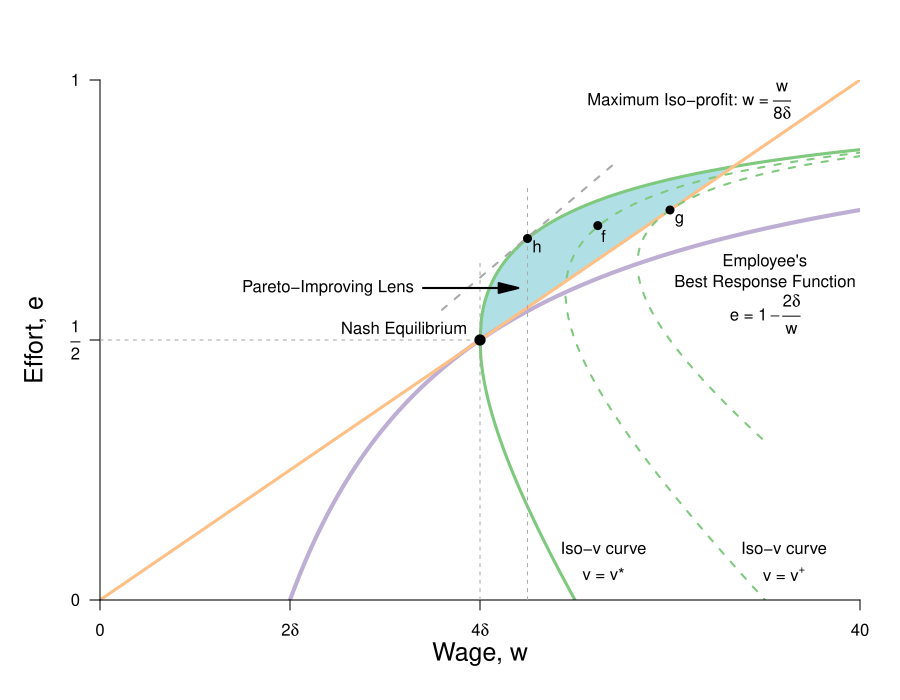

Recreate this plot in R.
require(ggplot2)
require(shape)
pdf(file = "bfh-textbook/employment/employment_fig3.pdf", width = 9, height = 7)

#Set parameters for graphics
axislabelsize <- 1.5
graphlinewidth <- 3

COL <- c("#7fc97f", "#beaed4", "#fdc086", "#ffff99", "#386cb0", "#f0027f", "#bf5b17", "#666666")
COLA <- c("#99d8c9","#66c2a4","#41ae76", "#238b45", "#005824")
COLB <- c("#4eb3d3", "#2b8cbe", "#0868ac","#084081")

brfFn <- function(w, delta = 5) {
  1 - (2 * delta) /w
}

isovhigh <- function(w, delta = 5, v = 20){
  (sqrt(w^2 - 4 * delta * v) - w + 2*v)/( 2 * v )
}

isovlow <- function(w, delta = 5, v = 20){
  (-sqrt(w^2 - 4 * delta * v) - w + 2*v)/( 2 * v )
}


isovhigh1 <- function(w, delta = 5, v = 30){
  (sqrt(w^2 - 4 * delta * v) - w + 2*v)/( 2 * v )
}

isovlow1 <- function(w, delta = 5, v = 30){
  (-sqrt(w^2 - 4 * delta * v) - w + 2*v)/( 2 * v )
}

solowCondition <- function(w, delta = 5){
  (w*(1/(8*delta)))
}

#This is evaluated for p = 12; q = 12/(8*sqrt(12^2 - 4*delta1*v1)) - 1/8 for the slope
#At p = 12; q = (-sqrt(12^2 - 4*v1*delta1) - 12 + 2*v1)/(2*v1) = 0.799
tangencyLine <- function(w){
  (w*(0.031))
}


#COL <- c("#1B9E77", "#D95F02", "#7570B3", "#E7298A", "#66A61E", "#E6AB02", "#A6761D", "#666666")
#COL <- c("#a6cee3", "#1f78b4", "#b2df8a", "#33a02c", "#fb9a99", "#e31a1c", "#fdbf6f", "#ff7f00")
COL <- c("#7fc97f", "#beaed4", "#fdc086", "#ffff99", "#386cb0")
#COL <- c("#fbb4ae", "#b3cde3", "#ccebc5", "#decbe4", "#fed9a6", "#ffffcc", "#e5d8bd", "#fddaec")
par(mar =  c(5, 5, 4, 2))
xlims <- c(0, 40)
ylims <- c(0, 1)


plot(0, 0, xlim = xlims, ylim = ylims, type = "n",
     xlab = expression(paste("Wage, ", w)),
     ylab = expression(paste("Effort, ", e)),
     xaxt = "n", 
     yaxt = "n", 
     cex.lab = axislabelsize, 
     line = 2.5,
     bty = "n", 
     xaxs="i", 
     yaxs="i")

npts <- 500 
npts2 <- 501
#Specify the sequences of points for graphing. 
xx1 <- seq(10, xlims[2], length.out = npts)
xx2 <- seq(xlims[1], xlims[2], length.out = npts)
xx3 <- seq(xlims[1], xlims[2], length.out = npts2)
xx4 <- seq(xlims[1], 25, length.out = npts2)
xx5 <- seq(xlims[1], xlims[2], length.out = npts2)
xx6 <- seq(xlims[1], 35, length.out = npts2)
yy1 <- isovhigh(xx3, delta = 5, v = 20)
xx7 <- seq(18, 27, length.out = npts)

#Below, note I have gone to number 416 because at that observation we can 
#find the closest outcome to the intersection of the curves. Serves fine 
#for the relevant polygon
#Draw the shaded area of the Pareto-improving lens
#For the polygon need the intersection of v and iso-profit
#(2p - 40)^2 = p^2 - 400
#4p^2 - 160p + 1600 = p^2 - 400
#3p^2 - 160p + 2000 = 0
#p = 20 or p = 100/3 = 33.3 
# => q = (1/40)*33.3 = 0.8325
polygon(c(xx3, xx3[416]), c(yy1, yy1[416]), col="powderblue", density=NULL, border = NA)

#Draw the lines for the graphs
lines(xx1, brfFn(xx1), col = COL[2], lwd = 4)
lines(xx3, isovhigh(xx3, v = 20, delta = 5), col = COL[1], lwd = graphlinewidth)
lines(xx4, isovlow(xx4, v = 20, delta = 5), col = COL[1], lwd = graphlinewidth)
lines(xx2, solowCondition(xx2, delta = 5), col = COL[3], lwd = graphlinewidth)
lines(xx5, isovhigh1(xx5, v = 30, delta = 5), col = COL[1], lwd = 2, lty = 2)
lines(xx6, isovlow1(xx6, v = 30, delta = 5), col = COL[1], lwd = 2, lty = 2)
lines(xx5, isovhigh1(xx5, v = 40, delta = 5), col = COL[1], lwd = 2, lty = 2)
lines(xx6, isovlow1(xx6, v = 40, delta = 5), col = COL[1], lwd = 2, lty = 2)
lines(xx7, tangencyLine(xx7), col = "darkgrey", lwd = 2, lty = 2)

#Customize ticks and labels for the plot
ticksy <- c(0, 0.5, 1)
ylabels <- c(0, expression(paste(frac(1,2))), 1)
ticksx <- c(0, 10, 20, 40)
xlabels <- c(0, expression(paste(2*delta)), expression(paste(4*delta)), 40)
axis(1, at = ticksx, pos = 0, labels = xlabels)
axis(2, at = ticksy, pos = 0, labels = ylabels, las = 1)

#Annotation of the three graphs and the NE
text(31, 0.96, expression(paste("Maximum Iso-profit: ", w ," = ", frac(w, 8*delta))))
text(35, 0.65, expression(paste("Employee's")))
text(35, 0.61, expression(paste("Best Response Function")))
text(35, 0.55, expression(paste("e = ", 1 - frac(2*delta, w))))
text(26.5, 0.1, expression(paste("Iso-v curve")))
text(26.5, 0.05, expression(paste("v = ", v,"*")))
text(36, 0.1, expression(paste("Iso-v curve")))
text(36, 0.05, expression(paste("v = ", v^"+")))
text(16, 0.52, expression(paste("Nash Equilibrium")))

#Lines for the coordinates of the Nash equilbrium
segments(20, 0, 20, 0.65, lty = 2, col = "darkgray")
segments(0, 0.5, 20, 0.5, lty = 2, col = "darkgray")

#Vertical segment 
segments(22.5, 0, 22.5, 0.8, lty = 2, col = "darkgray")
points(22.5, 0.6951941, pch = 16, col = "black", cex = 1.2)
text(23, 0.68, expression(h))

#Add a point for the NE
points(20, 0.5, pch = 16, col = "black", cex = 1.5)

#Add a point for f. referred to in the text
points(26.2, 0.72, pch = 16, col = "black", cex = 1.2)
text(26.5, 0.7, expression(f))


#Add a point for g. referred to in the text
points(30, 0.75, pch = 16, col = "black", cex = 1.2)
text(30.5, 0.73, expression(g))



#Arrow to Pareto-improving Lens
Arrows(17, 0.60, 21.5, 0.60, col = "black", lty = 1, lwd = 2, arr.type = "triangle")
text(12, 0.60, expression(paste("Pareto-Improving Lens")))

dev.off()
